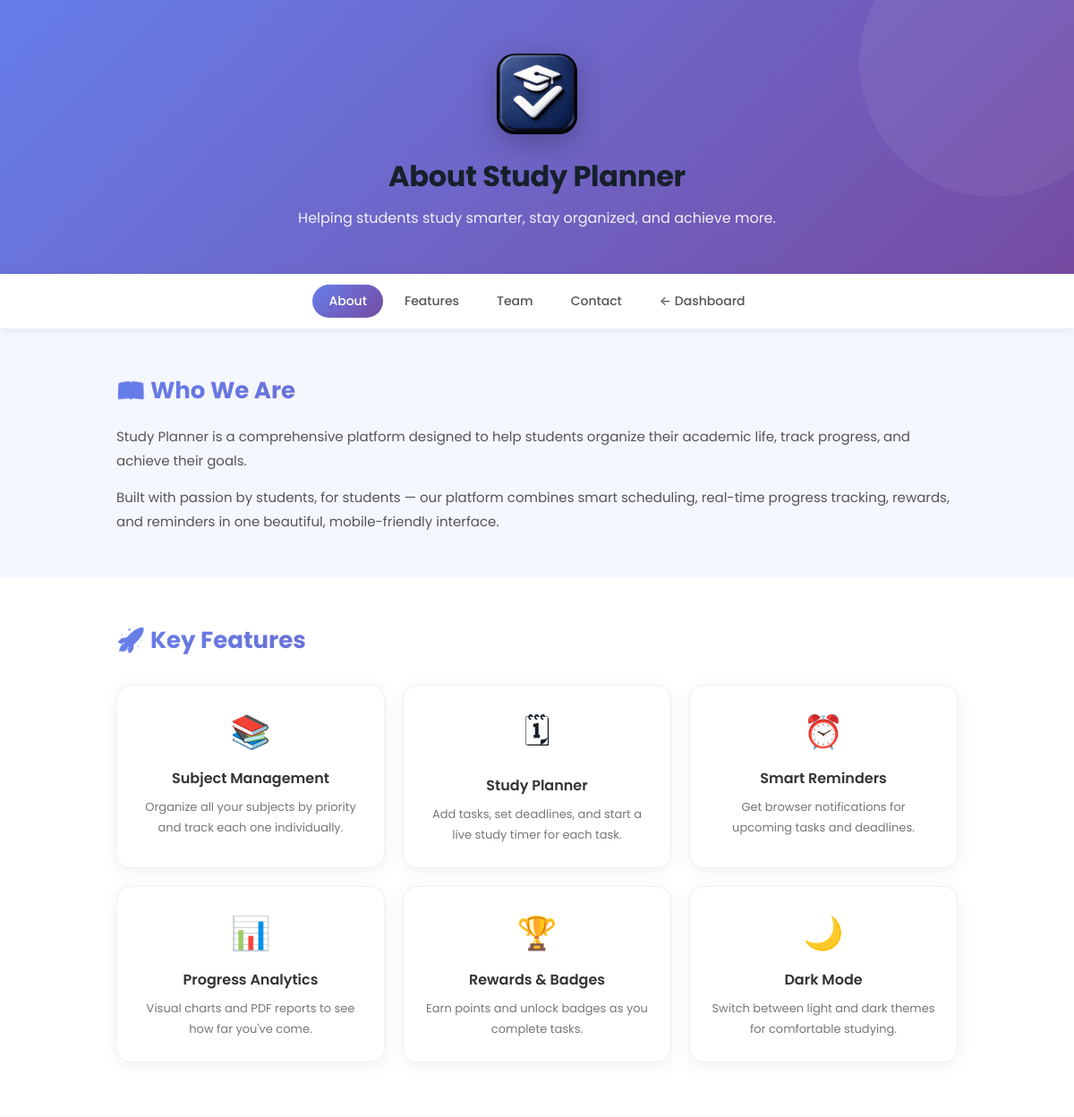
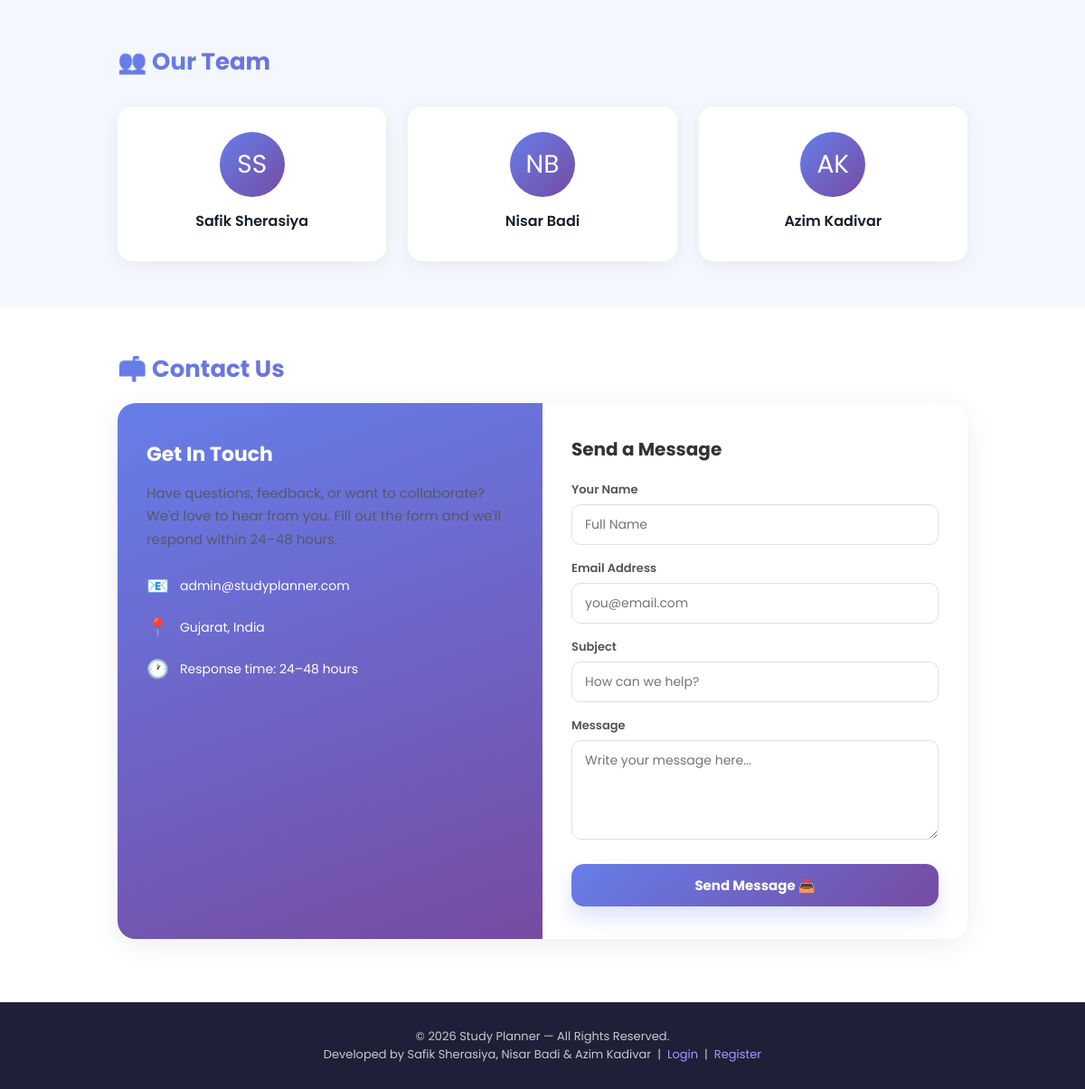
The app's page /about.php (signed in) with its own data (2 pictures, top to bottom).
### tables this page shows
CREATE TABLE IF NOT EXISTS `site_settings` (
  `id` int(11) NOT NULL AUTO_INCREMENT,
  `setting_key` varchar(100) NOT NULL,
  `setting_value` text,
  PRIMARY KEY (`id`),
  UNIQUE KEY `setting_key` (`setting_key`)
);

### mailer.php (called while the page is built, shortened)
<?php
function getSetting($conn,$key,$default=''){
    $stmt=$conn->prepare(
        "SELECT setting_value
         FROM site_settings
         WHERE setting_key=?
         LIMIT 1"
    );
    $stmt->bind_param("s",$key);
    $stmt->execute();
    $row=$stmt->get_result()->fetch_assoc();
    return $row['setting_value'] ?? $default;
}

### about.php (the view, shortened to what this page needs)
<?php
include("config.php");
include("mailer.php");
$siteName = getSetting($conn, 'site_name', 'Study Planner');
$aboutHeading = getSetting($conn, 'about_heading', 'About Study Planner');
$aboutText    = getSetting($conn, 'about_text', '');
?>
<!DOCTYPE html>
<html lang="en">
<head>
<link rel="stylesheet" href="css/style.css">
</head>
<body style="margin:0; background:#f5f7ff; font-family:'Poppins',sans-serif;">
<div class="about-hero">
    <img src="images/app_logo.png" alt="Logo">
    <h1><?php echo htmlspecialchars($aboutHeading); ?></h1>
    <p>Helping students study smarter, stay organized, and achieve more.</p>
</div>
<nav class="about-nav">
    <a href="#about" class="active">About</a>
    <a href="#features">Features</a>
    <a href="#team">Team</a>
    <a href="#contact">Contact</a>
    <?php if (isset($_SESSION['user_id'])): ?>
        <a href="dashboard.php">← Dashboard</a>
    <?php else: ?>
        <a href="index.php">Login</a>
        <a href="register.php">Register</a>
    <?php endif; ?>
</nav>
<div id="about" class="about-section">
    <h2>📖 Who We Are</h2>
    <p><?php echo nl2br(htmlspecialchars($aboutText)); ?></p>
    <p style="margin-top:14px;">Built with passion by students, for students — our platform combines smart scheduling, real-time progress tracking, rewards, and reminders in one beautiful, mobile-friendly interface.</p>
</div>
<div id="features" style="background:#fff; padding:20px 0;">
<div class="about-section" style="padding-top:30px; padding-bottom:40px;">
    <h2>🚀 Key Features</h2>
    <div class="feature-grid">
        <div class="feature-item"><div class="icon">📚</div><h3>Subject Management</h3><p>Organize all your subjects by priority and track each one individually.</p></div>
        <div class="feature-item"><div class="icon">🗓</div><h3>Study Planner</h3><p>Add tasks, set deadlines, and start a live study timer for each task.</p></div>
        <div class="feature-item"><div class="icon">⏰</div><h3>Smart Reminders</h3><p>Get browser notifications for upcoming tasks and deadlines.</p></div>
        <div class="feature-item"><div class="icon">📊</div><h3>Progress Analytics</h3><p>Visual charts and PDF reports to see how far you've come.</p></div>
        <div class="feature-item"><div class="icon">🏆</div><h3>Rewards & Badges</h3><p>Earn points and unlock badges as you complete tasks.</p></div>
        <div class="feature-item"><div class="icon">🌙</div><h3>Dark Mode</h3><p>Switch between light and dark themes for comfortable studying.</p></div>
    </div>
</div>
</div>
<div id="team" class="about-section">
    <h2>👥 Our Team</h2>
    <div class="team-grid">
        <div class="team-card">
            <div class="avatar">SS</div>
            <h3>Safik Sherasiya</h3>
        </div>
        <div class="team-card">
            <div class="avatar">NB</div>
            <h3>Nisar Badi</h3>
        </div>
        <div class="team-card">
            <div class="avatar">AK</div>
            <h3>Azim Kadivar</h3>
        </div>
    </div>
</div>
<div id="contact" style="background:#fff; padding:20px 0;">
<div class="about-section" style="padding-top:30px; padding-bottom:50px;">
    <h2>📬 Contact Us</h2>
    <div class="contact-card">
        <div class="contact-left">
            <h3>Get In Touch</h3>
            <p>Have questions, feedback, or want to collaborate? We'd love to hear from you. Fill out the form and we'll respond within 24–48 hours.</p>
            <div class="contact-info-item">
                <span>📧</span>
                <span><?php echo htmlspecialchars(getSetting($conn, 'contact_email', 'studyplanner@gmail.com')); ?></span>
            </div>
            <div class="contact-info-item">
                <span>📍</span>
                <span>Gujarat, India</span>
            </div>
            <div class="contact-info-item">
                <span>🕐</span>
                <span>Response time: 24–48 hours</span>
            </div>
        </div>
        <div class="contact-right">
            <h3>Send a Message</h3>
            <form method="POST">
                <div class="cf-group">
                    <label>Your Name</label>
                    <input type="text" name="c_name" placeholder="Full Name" required>
                </div>
                <div class="cf-group">
                    <label>Email Address</label>
                    <input type="email" name="c_email" placeholder="you@email.com" required>
                </div>
                <div class="cf-group">
                    <label>Subject</label>
                    <input type="text" name="c_subject" placeholder="How can we help?" required>
                </div>
                <div class="cf-group">
                    <label>Message</label>
                    <textarea name="c_message" placeholder="Write your message here..." required></textarea>
                </div>
                <button type="submit" name="send_message" class="btn" style="width:100%;margin-top:4px;">Send Message 📤</button>
            </form>
        </div>
    </div>
</div>
</div>
<div class="about-footer">
    <p>&copy; <?php echo date("Y"); ?> <?php echo htmlspecialchars($siteName); ?> &mdash; All Rights Reserved.<br>
    Developed by Safik Sherasiya, Nisar Badi &amp; Azim Kadivar &nbsp;|&nbsp;
    <a href="index.php">Login</a> &nbsp;|&nbsp; <a href="register.php">Register</a>
    </p>
</div>
</body>
</html>

### css/style.css (style rules this page uses)
:root { --bg: #f4f6fb; --text: #16202a; --muted: #64748b; --card: #ffffff; --border: rgba(15,23,42,0.10); --tableHead: rgba(102,126,234,0.10); --primary1: #667eea; --primary2: #764ba2; --shadow-sm: 0 8px 18px rgba(15,23,42,0.06); --shadow-md: 0 14px 30px rgba(15,23,42,0.10); --radius: 16px; --radius-lg: 22px; --ring: 0 0 0 4px rgba(102,126,234,0.18); --sidebarW: 250px; }
*, *::before, *::after { margin: 0; padding: 0; box-sizing: border-box; font-family: "Poppins", system-ui, -apple-system, Segoe UI, Roboto, Arial, sans-serif; }
* { scrollbar-width: none; -ms-overflow-style: none; }
html, body { height: 100%; overflow-x: hidden; }
body { background: var(--bg); color: var(--text); }
h1 { font-size: 26px; letter-spacing: -0.3px; color: var(--text); }
input, select, textarea { width: 100%; padding: 11px 12px; border-radius: 12px; border: 1px solid var(--border); background: transparent; color: var(--text); outline: none; transition: box-shadow 0.18s ease, border-color 0.18s ease; }
.btn { width: 100%; padding: 12px 14px; border: none; border-radius: 14px; background: linear-gradient(135deg, var(--primary1), var(--primary2)); color: #fff; font-size: 15px; font-weight: 700; cursor: pointer; transition: transform 0.18s ease, box-shadow 0.18s ease, filter 0.18s ease; box-shadow: 0 12px 22px rgba(102,126,234,0.22); }
.avatar { width: 180px; height: 180px; border-radius: 50%; object-fit: cover; display: block; margin: auto; }

### records on screen
site_settings: setting_value "About Study Planner"
site_settings: setting_value "Study Planner is a comprehensive platform designed to help students organize their academic life, track progress, and achieve their goals."
site_settings: setting_value "admin@studyplanner.com"
site_settings: setting_value "Study Planner"
